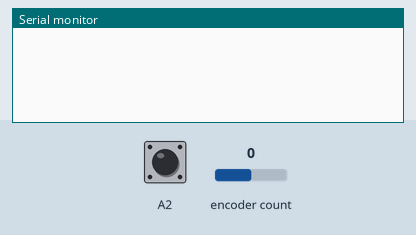
This sketch was run on a simulated Arduino Uno, built with avr-gcc and run on an emulated ATmega328P. On the bench: the last lines printed to the serial monitor. The test bench sets the inputs (shaded band); at power-on: encoder count 0, A2 HIGH.

Above: at 1.2 s.
1.3 s: encoder count set to 1
At 2.5 s:
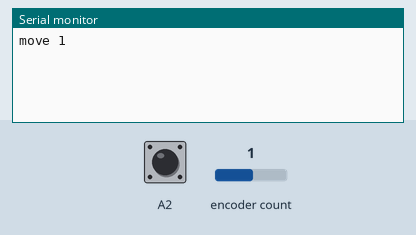
2.8 s: A2 pulled LOW for 0.15 s
At 3.9 s:
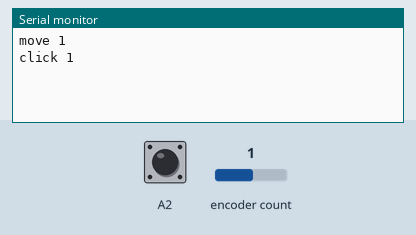
5.0 s: encoder count set to 0
At 5.6 s:
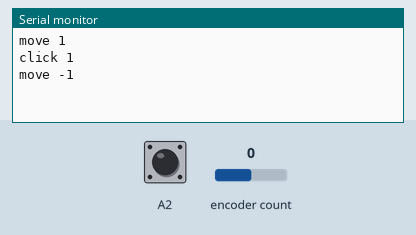

The sketch:

encoder_read.ino
```cpp
#include <ClickEncoder.h>
#include <TimerOne.h>

ClickEncoder *encoder;


void timerIsr() {
  encoder->service();
}

void setup() {
  Serial.begin(9600);
  encoder = new ClickEncoder(A1, A0, A2);
  encoder->setAccelerationEnabled(true);

  Timer1.initialize(100);
  Timer1.attachInterrupt(timerIsr);
}


void loop() {
  int value = encoder->getValue();
  if (value != 0) {
    Serial.print("move ");
    Serial.print(value);
    Serial.print("\n");
  }


  ClickEncoder::Button b = encoder->getButton();
  if (b == ClickEncoder::Clicked) {
    Serial.print("click 1\n");
  }
  if (b == ClickEncoder::DoubleClicked) {
    Serial.print("click 2\n");
  }
}
```

Measured:
- after the input at 1.3 s, the serial monitor: prints a new line at once (image 1)
- after the input at 2.8 s, the serial monitor: prints a new line after 0.75 s (image 2)
- after the input at 5.0 s, the serial monitor: prints a new line at once (image 3)
